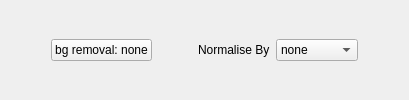
            <widget class="QWidget" name="page_5">
             <layout class="QGridLayout" name="gridLayout_4">
              <item row="1" column="1">
               <widget class="QPushButton" name="pbBack">
                <property name="text">
                 <string>bg removal: none</string>
                </property>
               </widget>
              </item>
              <item row="1" column="2">
               <spacer name="horizontalSpacer_9">
                <property name="orientation">
                 <enum>Qt::Horizontal</enum>
                </property>
                <property name="sizeHint" stdset="0">
                 <size>
                  <width>40</width>
                  <height>20</height>
                 </size>
                </property>
               </spacer>
              </item>
              <item row="1" column="5">
               <spacer name="horizontalSpacer_6">
                <property name="orientation">
                 <enum>Qt::Horizontal</enum>
                </property>
                <property name="sizeHint" stdset="0">
                 <size>
                  <width>40</width>
                  <height>20</height>
                 </size>
                </property>
               </spacer>
              </item>
              <item row="1" column="0">
               <spacer name="horizontalSpacer_22">
                <property name="orientation">
                 <enum>Qt::Horizontal</enum>
                </property>
                <property name="sizeHint" stdset="0">
                 <size>
                  <width>40</width>
                  <height>20</height>
                 </size>
                </property>
               </spacer>
              </item>
              <item row="1" column="3">
               <widget class="QLabel" name="label">
                <property name="text">
                 <string>Normalise By</string>
                </property>
               </widget>
              </item>
              <item row="1" column="4">
               <widget class="QComboBox" name="cbNormal">
                <property name="currentIndex">
                 <number>0</number>
                </property>
                <property name="frame">
                 <bool>true</bool>
                </property>
                <item>
                 <property name="text">
                  <string>none</string>
                 </property>
                </item>
                <item>
                 <property name="text">
                  <string>current</string>
                 </property>
                </item>
                <item>
                 <property name="text">
                  <string>monitor-1</string>
                 </property>
                </item>
               </widget>
              </item>
             </layout>
            </widget>
